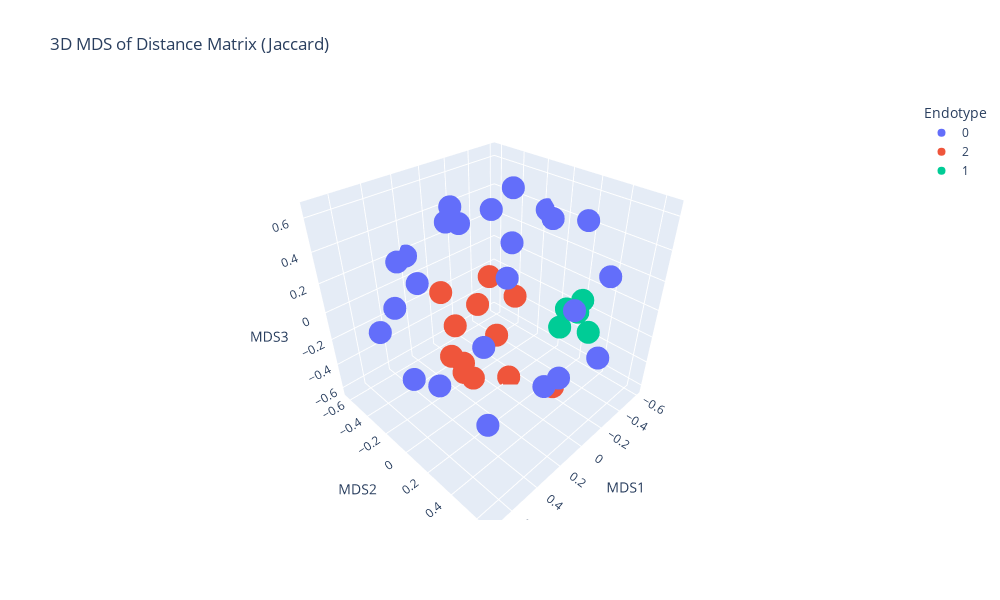

Write notebook code for a chart like this one.
### Markdown cell above
#### MDS of feature matrix

### Code cell
import numpy as np
import pandas as pd
from sklearn.manifold import MDS
from sklearn.metrics.pairwise import pairwise_distances
import plotly.express as px
import plotly.graph_objects as go

feat_mat = endo.feature_matrix

# Get endotype labels for coloring
# endo.endotypes returns a tuple (dict_mapping, dict_clusters)
# Extract the mapping dictionary and get labels in the same order as the feature matrix
endotype_mapping = endo.endotypes[0]
endotype_labels = pd.Series([endotype_mapping[gene] for gene in feat_mat.index])

# Convert feature matrix to numpy array
X = np.array(feat_mat)

# Compute distance matrix (use same metric as clustering - 'jaccard' in this case)
distance_matrix = pairwise_distances(X, metric='jaccard')

# MDS parameters
n_components = 3  # Set to 2 for 2D plot, 3 for 3D plot
random_state = 42

# Plot dimensions (in pixels)
plot_width = 1000
plot_height = 600

# Perform MDS on the distance matrix (use dissimilarity='precomputed')
mds = MDS(n_components=n_components, random_state=random_state, dissimilarity='precomputed')
mds_result = mds.fit_transform(distance_matrix)

# Create DataFrame for plotting
if n_components == 2:
    mds_df = pd.DataFrame(
        data=mds_result,
        columns=['MDS1', 'MDS2']
    )
    mds_df['Endotype'] = endotype_labels.astype(str)
    mds_df['Gene'] = feat_mat.index
    
    # Plot 2D MDS
    fig_mds = px.scatter(
        mds_df,
        x='MDS1',
        y='MDS2',
        color='Endotype',
        hover_data=['Gene'],
        title='2D MDS of Distance Matrix (Jaccard)',
        width=plot_width,
        height=plot_height
    )
elif n_components == 3:
    mds_df = pd.DataFrame(
        data=mds_result,
        columns=['MDS1', 'MDS2', 'MDS3']
    )
    mds_df['Endotype'] = endotype_labels.astype(str)
    mds_df['Gene'] = feat_mat.index
    
    # Plot 3D MDS
    fig_mds = px.scatter_3d(
        mds_df,
        x='MDS1',
        y='MDS2',
        z='MDS3',
        color='Endotype',
        hover_data=['Gene'],
        title='3D MDS of Distance Matrix (Jaccard)',
        width=plot_width,
        height=plot_height
    )

fig_mds.show()

### Figure 1 — Plotly figure (JSON) as saved in the notebook; plotly's stock layout.template omitted (floating-point values rounded to 4 significant figures)
{"data": [{"customdata": [["CARD9"], ["LRRK2"], ["GALNT2"], ["LGALS8"], ["UNKL"], ["ERBIN"], ["DNM1L"], ["GAK"], ["PBX2"], ["TSNAX"], ["TRIM14"], ["CASP4"], ["VPS28"], ["TRIM41"], ["EIF4E2"], ["STX11"], ["VIM"], ["MYO15B"], ["ACTR3"], ["USP15"], ["PHC2"], ["AGO1"], ["RAB7A"], ["ZNF655"]], "hovertemplate": "Endotype=0<br>MDS1=%{x}<br>MDS2=%{y}<br>MDS3=%{z}<br>Gene=%{customdata[0]}<extra></extra>", "legendgroup": "0", "marker": {"color": "#636efa", "symbol": "circle"}, "mode": "markers", "name": "0", "scene": "scene", "showlegend": true, "type": "scatter3d", "x": [-0.04243, -0.01786, 0.05688, -0.4376, 0.5734, -0.09675, 0.6388, 0.3019, -0.2245, -0.5971, 0.3996, 0.5677, 0.242, 0.4371, 0.1911, -0.06833, 0.4862, 0.7169, 0.2967, -0.4963, -0.1175, -0.3095, 0.4522, 0.1248], "y": [-0.5027, 0.4694, -0.3334, -0.4995, 0.01359, 0.6549, 0.2127, 0.3493, -0.1093, -0.1538, -0.4969, -0.1209, -0.04949, -0.3522, -0.628, 0.306, 0.402, -0.1538, 0.6082, 0.2314, -0.01085, 0.5344, 0.3425, 0.6215], "z": [0.3656, -0.2781, 0.5499, 0.3254, 0.4244, -0.06191, -0.06894, 0.4825, 0.6462, 0.3826, -0.06034, -0.2916, 0.6053, 0.3395, 0.1705, 0.6473, -0.3304, 0.1143, -0.03692, 0.4691, 0.3779, 0.3057, 0.1494, 0.3449]}, {"customdata": [["NOD2"], ["NLRC4"], ["NLRP1"], ["PPP1R12C"], ["LRRK1"], ["ANKHD1"], ["CASP1"], ["RBCK1"], ["PPP1R18"], ["RIPK2"], ["MAP3K7"], ["CAPZA1"]], "hovertemplate": "Endotype=2<br>MDS1=%{x}<br>MDS2=%{y}<br>MDS3=%{z}<br>Gene=%{customdata[0]}<extra></extra>", "legendgroup": "2", "marker": {"color": "#EF553B", "symbol": "circle"}, "mode": "markers", "name": "2", "scene": "scene", "showlegend": true, "type": "scatter3d", "x": [0.1844, 0.158, 0.1797, -0.09902, -0.436, -0.2447, 0.1944, -0.01011, -0.1436, 0.002952, -0.2069, -0.3082], "y": [-0.2415, -0.1568, -0.1296, 0.005703, -0.2619, -0.254, -0.02574, -0.5571, 0.3417, -0.4068, -0.4041, -0.3902], "z": [-0.4206, -0.4438, -0.4922, -0.6258, -0.2544, -0.4912, -0.4641, -0.1629, -0.5179, -0.358, -0.2821, -0.09301]}, {"customdata": [["MAP2K6"], ["MAP2K3"], ["MAP2K7"], ["EIF4EBP1"], ["MBP"]], "hovertemplate": "Endotype=1<br>MDS1=%{x}<br>MDS2=%{y}<br>MDS3=%{z}<br>Gene=%{customdata[0]}<extra></extra>", "legendgroup": "1", "marker": {"color": "#00cc96", "symbol": "circle"}, "mode": "markers", "name": "1", "scene": "scene", "showlegend": true, "type": "scatter3d", "x": [-0.505, -0.4875, -0.4432, -0.5001, -0.4128], "y": [0.1348, 0.237, 0.1386, 0.2548, 0.38], "z": [-0.2007, -0.1667, -0.3159, -0.07209, -0.2107]}], "layout": {"height": 600, "legend": {"title": {"text": "Endotype"}, "tracegroupgap": 0}, "scene": {"domain": {"x": [0, 1], "y": [0, 1]}, "xaxis": {"title": {"text": "MDS1"}}, "yaxis": {"title": {"text": "MDS2"}}, "zaxis": {"title": {"text": "MDS3"}}}, "title": {"text": "3D MDS of Distance Matrix (Jaccard)"}, "width": 1000}}
